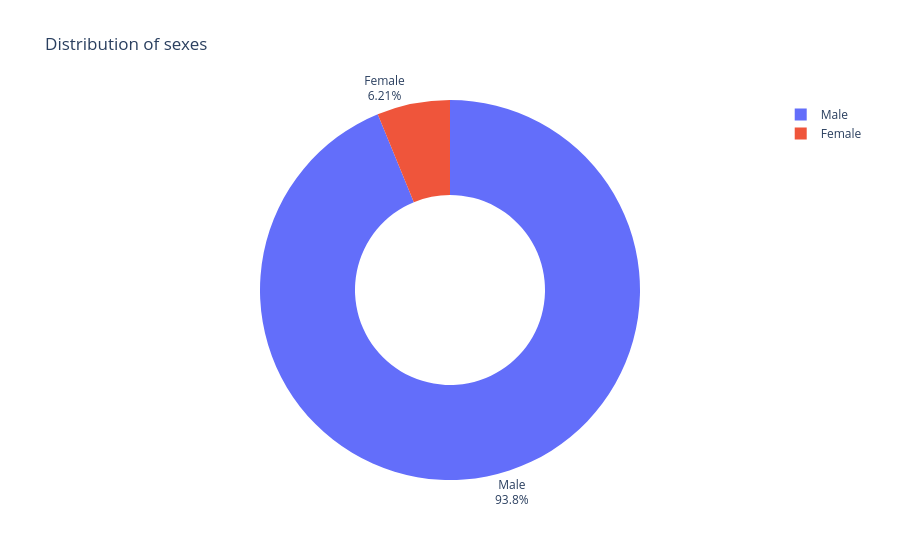

The notebook cell saved with this chart:
### Code cell
fig = px.pie(
    values=sex_dist.values,
    names=sex_dist.index,
    labels=sex_dist.index,
    title='Distribution of sexes',
    hole=0.5,
)

fig.update_traces(textposition='outside', textinfo='percent+label')

fig.show()

### Figure 1 — Plotly figure (JSON) as saved in the notebook; plotly's stock layout.template omitted (floating-point values rounded to 4 significant figures)
{"data": [{"domain": {"x": [0.0, 1.0], "y": [0.0, 1.0]}, "hole": 0.5, "hovertemplate": "label=%{label}<br>value=%{value}<extra></extra>", "labels": ["Male", "Female"], "legendgroup": "", "name": "", "showlegend": true, "values": [876, 58], "type": "pie", "textinfo": "percent+label", "textposition": "outside"}], "layout": {"legend": {"tracegroupgap": 0}, "title": {"text": "Distribution of sexes"}}}
